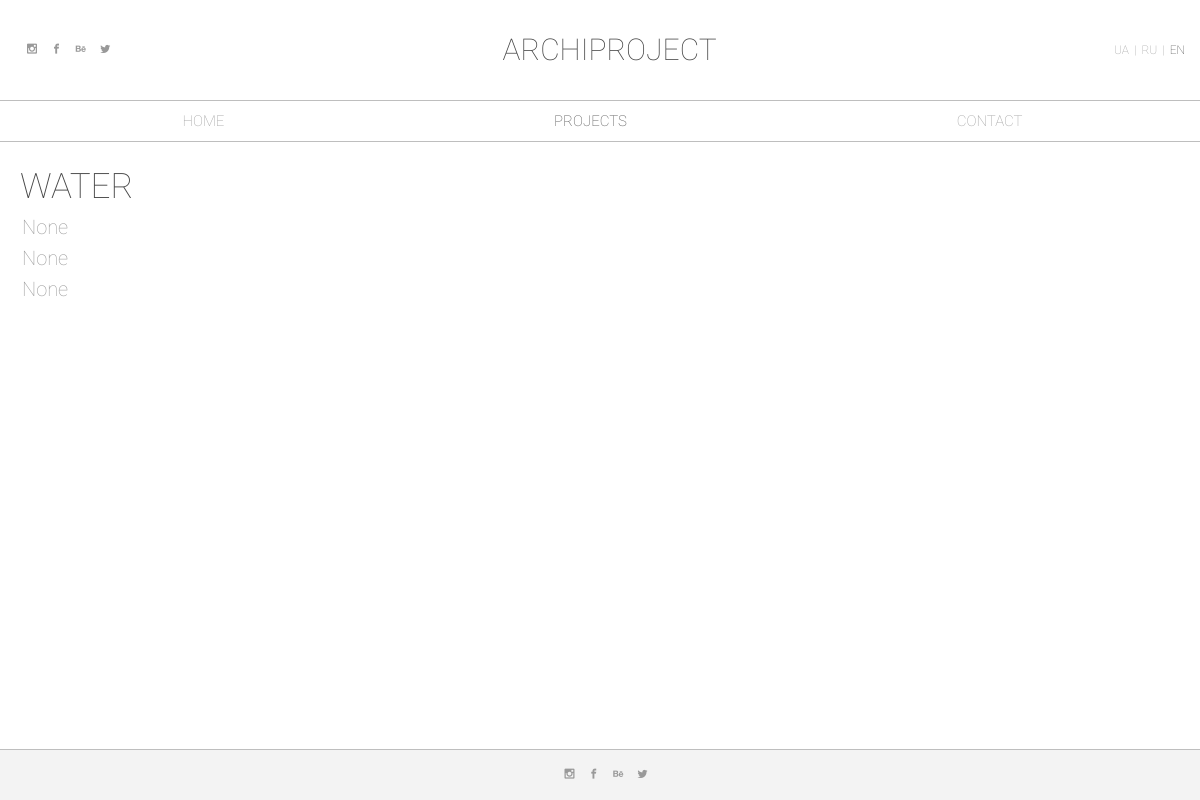
/en/projects/floating/1/, run on an earlier commit of the app's database.
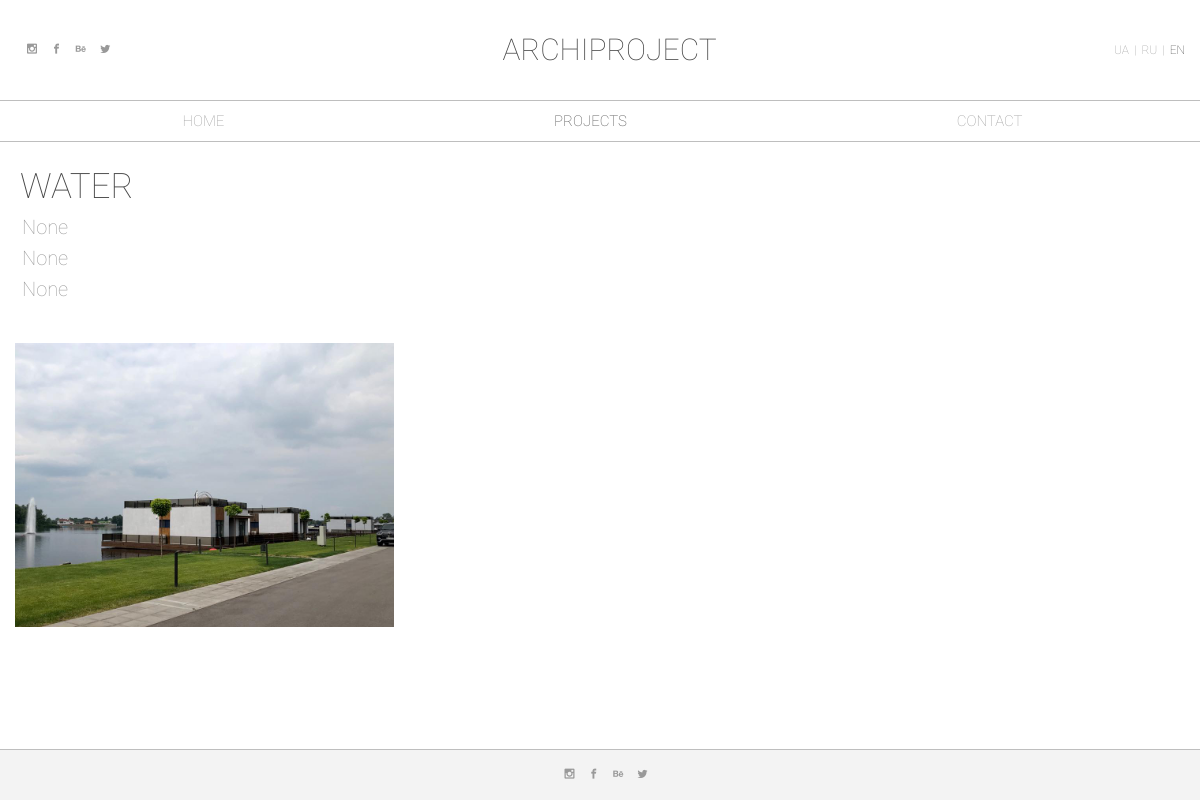
And on a later commit of the database.
### archapp/models.py (models this page shows, shortened)
class FloatingProject(models.Model):
    title_en = models.CharField(max_length=40,blank=True, null=True)
    title_ru = models.CharField(max_length=40,blank=True, null=True)
    title_ua = models.CharField(max_length=40,blank=True, null=True)
    description_en = models.TextField(max_length=150,blank=True, null=True)
    description_ru = models.TextField(max_length=150,blank=True, null=True)
    description_ua = models.TextField(max_length=150,blank=True, null=True)
    name_en = models.CharField(max_length=100)
    name_ru = models.CharField(max_length=100)
    name_ua = models.CharField(max_length=100)
    location_en = models.CharField(max_length=200,blank=True, null=True)
    location_ru = models.CharField(max_length=200,blank=True, null=True)
    location_ua = models.CharField(max_length=200,blank=True, null=True)
    text_en = models.TextField(max_length=500,blank=True, null=True)
    text_ru = models.TextField(max_length=500,blank=True, null=True)
    text_ua = models.TextField(max_length=500,blank=True, null=True)
    year = models.CharField(max_length=9,blank=True, null=True)
    img = models.FileField(blank=True, null=True)
    type = models.ForeignKey(FloatingType, blank=True, null=True)
    date = models.DateTimeField(default=datetime.now(), null=False, blank=False)
    active = models.BooleanField(default=True)
    category = 'floating'

class FloatingImage(models.Model):
   project = models.ForeignKey(FloatingProject, on_delete=models.CASCADE)
   img = models.FileField(blank=True, null=True)

### archapp/views.py (the view)
# urls.py: url(r'^en/projects/(?P<category>[\w]+)/(?P<pk>[0-9]+)/', views.enproject, name='enproject'),
def enproject(request, category, pk):
    if category=='building':
        project = BuildingProject.objects.filter(pk=pk)
        images = BuildingImage.objects.all().filter(project=pk)
    elif category=='interior':
        project = InteriorProject.objects.filter(pk=pk)
        images = InteriorImage.objects.all().filter(project=pk)
    else:
        project = FloatingProject.objects.filter(pk=pk)
        images = FloatingImage.objects.all().filter(project=pk)
    content = {
        'Project' : project,
        'Images' : images,
    }
    return render(request, 'en/enproject.html', content)

### archapp/templates/en/enproject.html (shortened to what this page needs)
{% extends "en/enindex.html" %}
{% load staticfiles %}
{% block headinua %}
  <link rel="stylesheet" href="{% static 'css/project.css' %}"/>
    <link rel="stylesheet" href="{% static 'popup/magnific-popup.css' %}">
{% endblock %}
{% block content %}
<div class="lang">
  <ul class="lang-list">
    {% for P in Project %}
    <li id="lang-ua"><a href="/projects/{{P.category}}/{{P.pk}}/">UA</a></li>
    <li>|</li>
    <li id="lang-ru"><a href="/ru/projects/{{P.category}}/{{P.pk}}/">RU</a></li>
    <li>|</li>
    <li id="lang-en" class="active-item"><a href="/en/projects/{{P.category}}/{{P.pk}}/">EN</a></li>
    {% endfor %}
  </ul>
</div>
</div>
</header>
<nav class="menu">
<ul class="menu-list">
<li id="menu-home"><a href="/en/">HOME</a></li>
<li id="menu-projects" class="active-item"><a href="/en/projects/">PROJECTS</a></li>
<li id="menu-contact"><a href="/en/contact/">CONTACT</a></li>
</ul>
</nav>
<header class="projects-type">
  {% for P in Project %}
  <h2 class="second-header">{{ P.name_en }}</h2>
  <div class="project-line"></div>
  <p class="project-date"> {{ P.year }}</p>
  <p class="project-place">{{ P.location_en }}</p>
  <p class="project-text">{{ P.text_en }}</p>
  {% endfor %}
</header>
<section class="projects-wrapper">
  <div class="projects" >
    <div id="portfolio">
      {% for I in Images %}
      <div class="tile">
         <a href="{{ I.img.url }}" data-source="{{ I.img.url }}">
           <img src="{{ I.img.url }}" alt="" />
        </a>
      </div>
      {% endfor %}
    </div>
  </div>
</section>
{% endblock %}

What changed in the data, as far as the page shows it:
added FloatingImage: img (picture)
